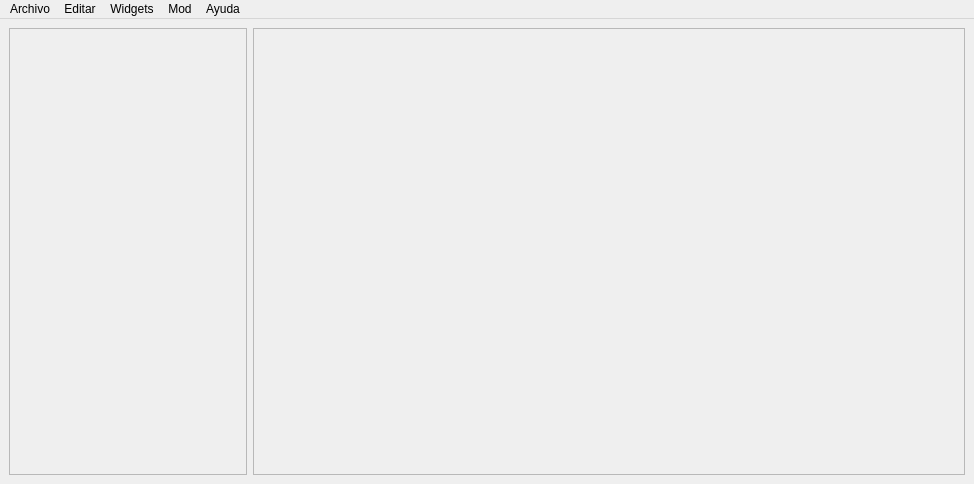
<?xml version="1.0" encoding="UTF-8"?>
<ui version="4.0">
 <class>MainWindow</class>
 <widget class="QMainWindow" name="MainWindow">
  <property name="geometry">
   <rect>
    <x>0</x>
    <y>0</y>
    <width>974</width>
    <height>484</height>
   </rect>
  </property>
  <property name="windowTitle">
   <string>MainWindow</string>
  </property>
  <property name="autoFillBackground">
   <bool>false</bool>
  </property>
  <widget class="QWidget" name="centralwidget">
   <layout class="QHBoxLayout" name="horizontalLayout" stretch="25,75">
    <item>
     <widget class="QScrollArea" name="menu">
      <property name="widgetResizable">
       <bool>true</bool>
      </property>
      <widget class="QWidget" name="scrollAreaWidgetContents">
       <property name="geometry">
        <rect>
         <x>0</x>
         <y>0</y>
         <width>236</width>
         <height>442</height>
        </rect>
       </property>
       <layout class="QGridLayout" name="gridLayout"/>
      </widget>
     </widget>
    </item>
    <item>
     <widget class="QFrame" name="board">
      <property name="frameShape">
       <enum>QFrame::Shape::StyledPanel</enum>
      </property>
      <property name="frameShadow">
       <enum>QFrame::Shadow::Raised</enum>
      </property>
     </widget>
    </item>
   </layout>
  </widget>
  <widget class="QMenuBar" name="menubar">
   <property name="geometry">
    <rect>
     <x>0</x>
     <y>0</y>
     <width>974</width>
     <height>22</height>
    </rect>
   </property>
   <property name="autoFillBackground">
    <bool>false</bool>
   </property>
   <widget class="QMenu" name="menuArchivo">
    <property name="title">
     <string>Archivo</string>
    </property>
    <addaction name="actionNuevo"/>
    <addaction name="actionAbrir"/>
    <addaction name="actionRecientes"/>
    <addaction name="actionCerrar"/>
    <addaction name="separator"/>
    <addaction name="actionExportar"/>
    <addaction name="actionImprimir"/>
    <addaction name="separator"/>
    <addaction name="actionGuardar"/>
    <addaction name="actionGuardar_Como"/>
    <addaction name="separator"/>
    <addaction name="actionSobre_Nosotros"/>
    <addaction name="actionConfiguracion"/>
    <addaction name="actionSalir"/>
   </widget>
   <widget class="QMenu" name="menuEditar">
    <property name="title">
     <string>Editar</string>
    </property>
    <addaction name="actionCopiar"/>
    <addaction name="actionPegar"/>
    <addaction name="actionCortar"/>
   </widget>
   <widget class="QMenu" name="menuAyuda">
    <property name="title">
     <string>Ayuda</string>
    </property>
    <addaction name="actionTutorial"/>
    <addaction name="actionSobre_Nosotros_2"/>
   </widget>
   <widget class="QMenu" name="menuMod">
    <property name="title">
     <string>Mod</string>
    </property>
    <addaction name="actionCargar_Tema"/>
    <addaction name="actionResetear_Tema"/>
    <addaction name="separator"/>
    <addaction name="actionCargar_UI"/>
    <addaction name="actionResetear_UI"/>
   </widget>
   <widget class="QMenu" name="menuWidgets">
    <property name="title">
     <string>Widgets</string>
    </property>
    <addaction name="actionCargar_CI"/>
    <addaction name="actionGuardar_CI"/>
    <addaction name="separator"/>
    <addaction name="actionCrear_Seccion"/>
   </widget>
   <addaction name="menuArchivo"/>
   <addaction name="menuEditar"/>
   <addaction name="menuWidgets"/>
   <addaction name="menuMod"/>
   <addaction name="menuAyuda"/>
  </widget>
  <action name="actionNuevo">
   <property name="icon">
    <iconset resource="../resources/img.qrc">
     <normaloff>:/images/icons/new.svg</normaloff>:/images/icons/new.svg</iconset>
   </property>
   <property name="text">
    <string>Nuevo</string>
   </property>
   <property name="shortcut">
    <string>Ctrl+N</string>
   </property>
  </action>
  <action name="actionGuardar">
   <property name="icon">
    <iconset resource="../resources/img.qrc">
     <normaloff>:/images/icons/save.svg</normaloff>:/images/icons/save.svg</iconset>
   </property>
   <property name="text">
    <string>Guardar</string>
   </property>
   <property name="shortcut">
    <string>Ctrl+G</string>
   </property>
  </action>
  <action name="actionGuardar_Como">
   <property name="icon">
    <iconset resource="../resources/img.qrc">
     <normaloff>:/images/icons/save_as.svg</normaloff>:/images/icons/save_as.svg</iconset>
   </property>
   <property name="text">
    <string>Guardar Como</string>
   </property>
   <property name="shortcut">
    <string>Ctrl+Shift+S</string>
   </property>
  </action>
  <action name="actionSobre_Nosotros">
   <property name="icon">
    <iconset resource="../resources/img.qrc">
     <normaloff>:/images/icons/info.svg</normaloff>:/images/icons/info.svg</iconset>
   </property>
   <property name="text">
    <string>Sobre Nosotros</string>
   </property>
   <property name="menuRole">
    <enum>QAction::MenuRole::AboutRole</enum>
   </property>
  </action>
  <action name="actionAbrir">
   <property name="icon">
    <iconset resource="../resources/img.qrc">
     <normaloff>:/images/icons/open.svg</normaloff>:/images/icons/open.svg</iconset>
   </property>
   <property name="text">
    <string>Abrir</string>
   </property>
   <property name="shortcut">
    <string>Ctrl+O</string>
   </property>
  </action>
  <action name="actionCerrar">
   <property name="icon">
    <iconset resource="../resources/img.qrc">
     <normaloff>:/images/icons/close.svg</normaloff>:/images/icons/close.svg</iconset>
   </property>
   <property name="text">
    <string>Cerrar</string>
   </property>
  </action>
  <action name="actionSalir">
   <property name="icon">
    <iconset resource="../resources/img.qrc">
     <normaloff>:/images/icons/exit.svg</normaloff>:/images/icons/exit.svg</iconset>
   </property>
   <property name="text">
    <string>Salir</string>
   </property>
  </action>
  <action name="actionConfiguracion">
   <property name="icon">
    <iconset resource="../resources/img.qrc">
     <normaloff>:/images/icons/settings.svg</normaloff>:/images/icons/settings.svg</iconset>
   </property>
   <property name="text">
    <string>Configuración</string>
   </property>
  </action>
  <action name="actionExportar">
   <property name="icon">
    <iconset resource="../resources/img.qrc">
     <normaloff>:/images/icons/export.svg</normaloff>:/images/icons/export.svg</iconset>
   </property>
   <property name="text">
    <string>Exportar</string>
   </property>
  </action>
  <action name="actionImprimir">
   <property name="icon">
    <iconset resource="../resources/img.qrc">
     <normaloff>:/images/icons/print.svg</normaloff>:/images/icons/print.svg</iconset>
   </property>
   <property name="text">
    <string>Imprimir</string>
   </property>
   <property name="shortcut">
    <string>Ctrl+P</string>
   </property>
  </action>
  <action name="actionRecientes">
   <property name="icon">
    <iconset resource="../resources/img.qrc">
     <normaloff>:/images/icons/recent.svg</normaloff>:/images/icons/recent.svg</iconset>
   </property>
   <property name="text">
    <string>Recientes</string>
   </property>
  </action>
  <action name="actionCopiar">
   <property name="icon">
    <iconset theme="QIcon::ThemeIcon::EditCopy" resource="../resources/img.qrc">
     <normaloff>:/images/icons/copy.svg</normaloff>:/images/icons/copy.svg</iconset>
   </property>
   <property name="text">
    <string>Copiar</string>
   </property>
   <property name="shortcut">
    <string>Ctrl+C</string>
   </property>
  </action>
  <action name="actionPegar">
   <property name="icon">
    <iconset resource="../resources/img.qrc">
     <normaloff>:/images/icons/paste.svg</normaloff>:/images/icons/paste.svg</iconset>
   </property>
   <property name="text">
    <string>Pegar</string>
   </property>
   <property name="shortcut">
    <string>Ctrl+V</string>
   </property>
  </action>
  <action name="actionCortar">
   <property name="icon">
    <iconset resource="../resources/img.qrc">
     <normaloff>:/images/icons/cut.svg</normaloff>:/images/icons/cut.svg</iconset>
   </property>
   <property name="text">
    <string>Cortar</string>
   </property>
   <property name="shortcut">
    <string>Ctrl+X</string>
   </property>
  </action>
  <action name="actionTutorial">
   <property name="icon">
    <iconset resource="../resources/img.qrc">
     <normaloff>:/images/icons/help.svg</normaloff>:/images/icons/help.svg</iconset>
   </property>
   <property name="text">
    <string>Tutorial</string>
   </property>
  </action>
  <action name="actionSobre_Nosotros_2">
   <property name="icon">
    <iconset resource="../resources/img.qrc">
     <normaloff>:/images/icons/info.svg</normaloff>:/images/icons/info.svg</iconset>
   </property>
   <property name="text">
    <string>Sobre Nosotros</string>
   </property>
   <property name="shortcut">
    <string>F12</string>
   </property>
  </action>
  <action name="actionCargar_Tema">
   <property name="icon">
    <iconset resource="../resources/img.qrc">
     <normaloff>:/images/icons/theme.svg</normaloff>:/images/icons/theme.svg</iconset>
   </property>
   <property name="text">
    <string>Cargar Tema</string>
   </property>
  </action>
  <action name="actionResetear_Tema">
   <property name="icon">
    <iconset resource="../resources/img.qrc">
     <normaloff>:/images/icons/reset.svg</normaloff>:/images/icons/reset.svg</iconset>
   </property>
   <property name="text">
    <string>Resetear Tema</string>
   </property>
  </action>
  <action name="actionCargar_UI">
   <property name="icon">
    <iconset resource="../resources/img.qrc">
     <normaloff>:/images/icons/UI.svg</normaloff>:/images/icons/UI.svg</iconset>
   </property>
   <property name="text">
    <string>Cargar UI</string>
   </property>
  </action>
  <action name="actionResetear_UI">
   <property name="icon">
    <iconset resource="../resources/img.qrc">
     <normaloff>:/images/icons/reset.svg</normaloff>:/images/icons/reset.svg</iconset>
   </property>
   <property name="text">
    <string>Resetear UI</string>
   </property>
  </action>
  <action name="actionCargar_CI">
   <property name="icon">
    <iconset resource="../resources/img.qrc">
     <normaloff>:/images/icons/IC.svg</normaloff>:/images/icons/IC.svg</iconset>
   </property>
   <property name="text">
    <string>Cargar CI</string>
   </property>
  </action>
  <action name="actionGuardar_CI">
   <property name="icon">
    <iconset resource="../resources/img.qrc">
     <normaloff>:/images/icons/Create_IC.svg</normaloff>:/images/icons/Create_IC.svg</iconset>
   </property>
   <property name="text">
    <string>Crear CI</string>
   </property>
  </action>
  <action name="actionCrear_Seccion">
   <property name="icon">
    <iconset resource="../resources/img.qrc">
     <normaloff>:/images/icons/Section.svg</normaloff>:/images/icons/Section.svg</iconset>
   </property>
   <property name="text">
    <string>Crear Seccion</string>
   </property>
  </action>
 </widget>
 <resources>
  <include location="../resources/img.qrc"/>
 </resources>
 <connections/>
</ui>
